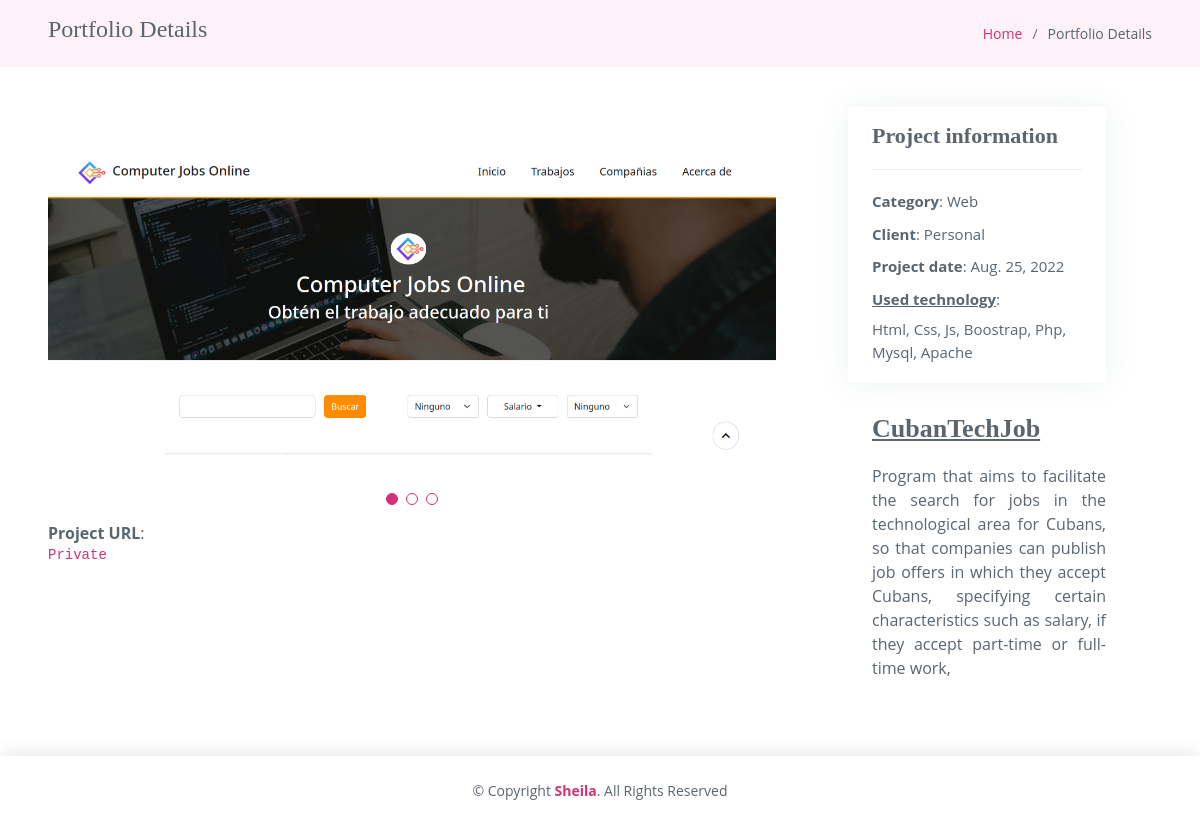
The app's page /portfolio_detail/2 with its own data.
### app/models.py (models this page shows)
class Portafolio(models.Model):
    name = models.CharField(max_length=255)
    client = models.CharField(max_length=255)
    tech = models.CharField(max_length=255)
    category = models.CharField(max_length=255)
    link = models.TextField()
    description = models.TextField()
    date = models.DateField()
    img = models.ImageField(upload_to='project')

### app/views.py (the view)
# urls.py: path('portfolio_detail/<int:id>', views.detailPortfolio, name='detailPortfolio'),
def detailPortfolio(request, id):
    portafolio = Portafolio.objects.all().filter(id=id)
    img = PortafolioIMG.objects.all().filter(portafolio_id=id)
    context = {
        'portafolio': portafolio[0],
        'img': img,
    }
    return render(request, 'portfolio-details.html', context)

### app/templates/portfolio-details.html (shortened to what this page needs)
{% extends 'base.html' %}
{% block content %}
  <main id="main">
    <section class="breadcrumbs">
      <div class="container-fluid px-5">
        <div class="d-flex justify-content-between align-items-center">
          <h2>Portfolio Details</h2>
          <ol>
            <li><a href={% url 'index' %}>Home</a></li>
            <li>Portfolio Details</li>
          </ol>
        </div>
      </div>
    </section>
    <section id="portfolio-details" class="portfolio-details">
      <div class="container-fluid px-5">
        <div class="row gy-4">
          <div class="col-lg-8">
            <div class="portfolio-details-slider swiper">
              <div class="swiper-wrapper align-items-center mt-4">
                <div class="swiper-slide">
                    <img src="{{ portafolio.img.url}}" alt="" >
                </div>
              </div>
              <div class="swiper-pagination"></div>
             {% if portafolio.link != '' %}
                    <li><strong>Project URL</strong>: <br>
                        <pre><a href="https://{{ portafolio.link }}" class="text-break">{{ portafolio.link }}</a></pre>
                    </li>
                {% endif %}
            </div>
          </div>
          <div class="col-lg-3 ms-0 ms-md-5">
            <div class="portfolio-info px-4 pt-3 pb-1">
              <h3>Project information</h3>
              <ul>
                <li><strong>Category</strong>: {{ portafolio.category}} </li>
                <li><strong>Client</strong>: {{ portafolio.client}}</li>
                <li><strong>Project date</strong>: {{ portafolio.date}}</li>
                <li>
                    <strong style="text-decoration: underline">Used technology</strong>:
                    <div class="mt-2 ">{{ portafolio.tech }}</div>
                </li>
              </ul>
            </div>
            <div class="portfolio-description ms-4">
              <h2 style="text-decoration: underline">{{ portafolio.name}}</h2>
              {% if portafolio.description != 'null' %}
                <p style="text-align: justify"> {{ portafolio.description }}</p>
              {% endif %}
            </div>
          </div>
        </div>
      </div>
    </section>
  </main>
{% endblock %}

### app/static/assets/css/style.css (style rules this page uses)
body { font-family: "Open Sans", sans-serif; color: #5a656e; }
a { color: #d43076; text-decoration: none; }
h1, h2, h3, h4, h5, h6 { font-family: "Playfair Display", serif; }
section { padding: 60px 0; }
.breadcrumbs { padding: 15px 0; background-color: #fcf2f7; min-height: 40px; }
.breadcrumbs h2 { font-size: 24px; font-weight: 300; }
.breadcrumbs ol { display: flex; flex-wrap: wrap; list-style: none; padding: 0; margin: 0; font-size: 14px; }
.breadcrumbs ol li+li { padding-left: 10px; }
.breadcrumbs ol li+li::before { display: inline-block; padding-right: 10px; color: #6c757d; content: "/"; }
.portfolio-details { padding-top: 40px; }
.portfolio-details .portfolio-details-slider img { width: 100%; }
.portfolio-details .portfolio-details-slider .swiper-pagination { margin-top: 20px; position: relative; }
.portfolio-details .portfolio-info { padding: 30px; box-shadow: 0px 0 30px rgba(44, 73, 100, 0.08); }
.portfolio-details .portfolio-info h3 { font-size: 22px; font-weight: 700; margin-bottom: 20px; padding-bottom: 20px; border-bottom: 1px solid #eee; }
.portfolio-details .portfolio-info ul { list-style: none; padding: 0; font-size: 15px; }
.portfolio-details .portfolio-info ul li+li { margin-top: 10px; }
.portfolio-details .portfolio-description { padding-top: 30px; }
.portfolio-details .portfolio-description h2 { font-size: 26px; font-weight: 700; margin-bottom: 20px; }
.portfolio-details .portfolio-description p { padding: 0; }

### records on screen
Portafolio: img (picture), link "Private", category "Web", client "Personal", date "Aug. 25, 2022", tech "Html, Css, Js, Boostrap, Php, Mysql, Apache", name "CubanTechJob", description "Program that aims to facilitate the search for jobs in the technological area for Cubans, so that companies can publish job offers in which they accept Cubans, specifying certain characteristics such as salary, if they accept part-time or full-time work,"
